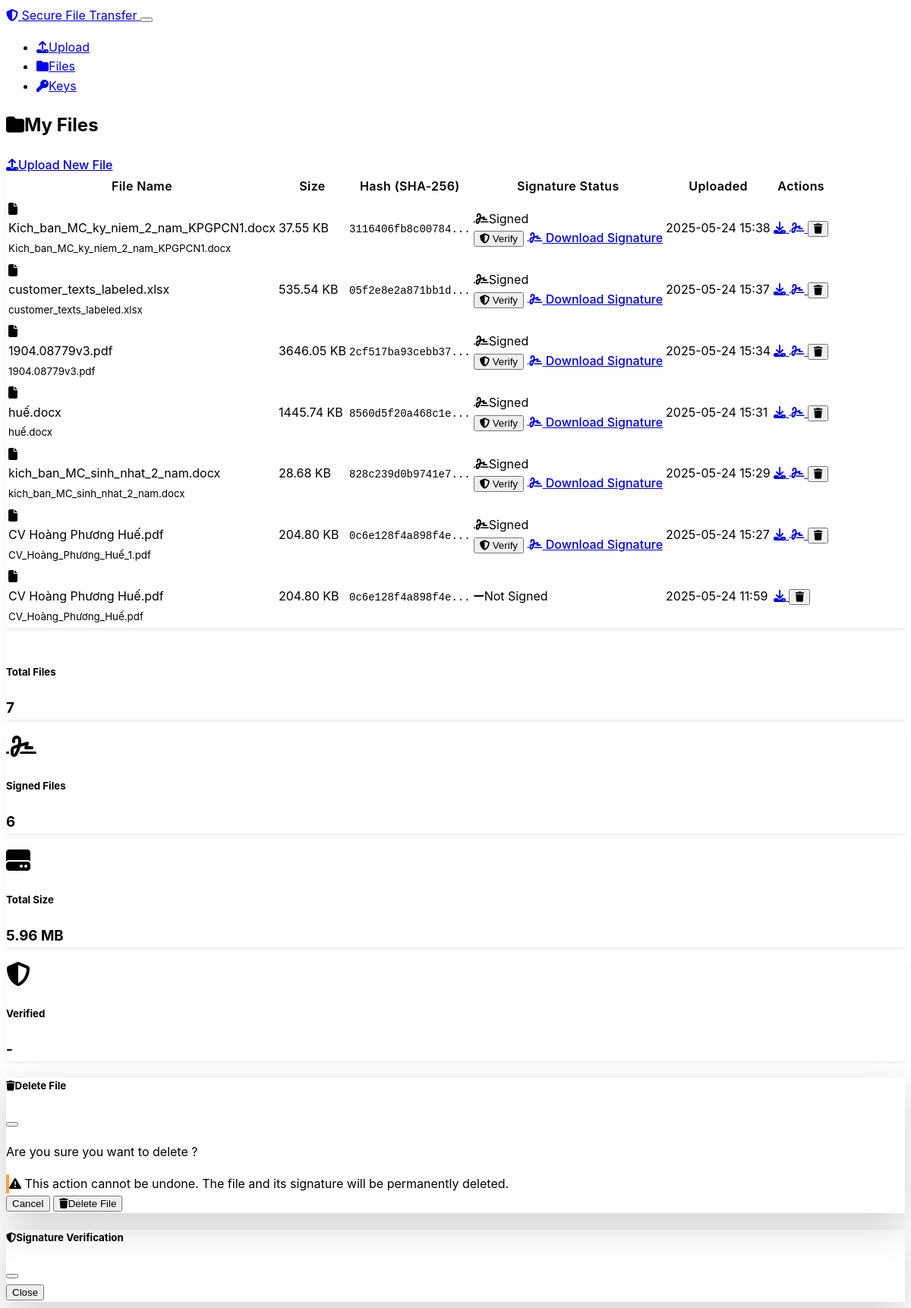
Before: /files with the older database file.
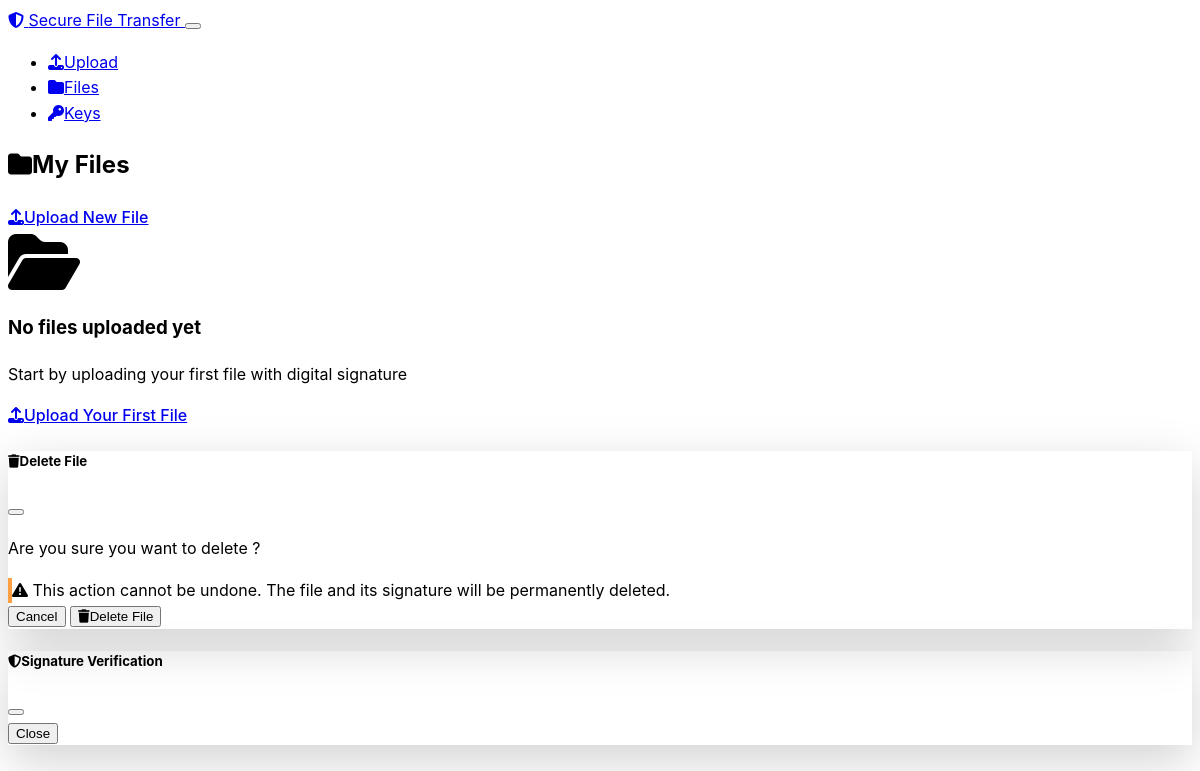
After: the same page with the newer database file.
### models.py (models this page shows, shortened)
class FileRecord(db.Model):
    id = db.Column(db.Integer, primary_key=True)
    filename = db.Column(db.String(255), nullable=False)
    original_filename = db.Column(db.String(255), nullable=False)
    file_path = db.Column(db.String(500), nullable=False)
    file_size = db.Column(db.Integer, nullable=False)
    file_hash = db.Column(db.String(64), nullable=False)  # SHA-256 hash
    signature = db.Column(Text, nullable=True)  # RSA signature
    signature_verified = db.Column(db.Boolean, default=False)
    uploaded_at = db.Column(db.DateTime, default=datetime.utcnow)
    user_id = db.Column(db.Integer, db.ForeignKey('user.id'), nullable=False)

### routes.py (the view)
@app.route('/files')
def files():
    user = User.query.first()
    if not user:
        user = User(username='default_user')
        db.session.add(user)
        db.session.commit()
    user_files = FileRecord.query.filter_by(user_id=user.id).order_by(FileRecord.uploaded_at.desc()).all()
    if not user.private_key or not user.public_key:
        flash('Bạn chưa có khóa RSA. Vui lòng tạo khóa để ký số các file.', 'warning')
    return render_template('files.html', user=user, files=user_files)

### templates/files.html (shortened to what this page needs)
{% extends "base.html" %}
{% block content %}
<div class="d-flex justify-content-between align-items-center mb-4">
    <h2>
        <i class="fas fa-folder me-2"></i>My Files
    </h2>
    <a href="{{ url_for('upload_page') }}" class="btn btn-primary">
        <i class="fas fa-upload me-1"></i>Upload New File
    </a>
</div>
{% if files %}
<div class="card">
    <div class="card-body">
        <div class="table-responsive">
            <table class="table table-hover">
                <thead>
                    <tr>
                        <th>File Name</th>
                        <th>Size</th>
                        <th>Hash (SHA-256)</th>
                        <th>Signature Status</th>
                        <th>Uploaded</th>
                        <th>Actions</th>
                    </tr>
                </thead>
                <tbody>
                    {% for file in files %}
                    <tr id="file-row-{{ file.id }}">
                        <td>
                            <div class="d-flex align-items-center">
                                <i class="fas fa-file me-2"></i>
                                <div>
                                    <div class="fw-bold">{{ file.original_filename }}</div>
                                    <small class="text-muted">{{ file.filename }}</small>
                                </div>
                            </div>
                        </td>
                        <td>{{ "%.2f"|format(file.file_size / 1024) }} KB</td>
                        <td>
                            <small class="font-monospace text-muted">
                                {{ file.file_hash[:16] }}...
                            </small>
                        </td>
                        <td>
                            <div id="signature-status-{{ file.id }}">
                                {% if file.signature %}
                                    <span class="badge bg-success">
                                        <i class="fas fa-signature me-1"></i>Signed
                                    </span>
                                    <div class="btn-group ms-1">
                                        <button class="btn btn-sm btn-outline-info" onclick="verifySignature({{ file.id }})">
                                            <i class="fas fa-shield-alt"></i> Verify
                                        </button>
                                        <a href="{{ url_for('download_signature', file_id=file.id) }}" class="btn btn-sm btn-outline-success">
                                            <i class="fas fa-signature"></i> Download Signature
                                        </a>
                                    </div>
                                {% else %}
                                    <span class="badge bg-secondary">
                                        <i class="fas fa-minus me-1"></i>Not Signed
                                    </span>
                                {% endif %}
                            </div>
                        </td>
                        <td>{{ file.uploaded_at.strftime('%Y-%m-%d %H:%M') }}</td>
                        <td>
                            <div class="btn-group" role="group">
                                <a href="{{ url_for('download_file', file_id=file.id) }}"
                                   class="btn btn-sm btn-outline-primary"
                                   title="Download File">
                                    <i class="fas fa-download"></i>
                                </a>
                                {% if file.signature %}
                                <a href="{{ url_for('download_signature', file_id=file.id) }}"
                                   class="btn btn-sm btn-outline-success"
                                   title="Download Signature">
                                    <i class="fas fa-signature"></i>
                                </a>
                                {% endif %}
                                <button class="btn btn-sm btn-outline-danger"
                                        onclick="deleteFile({{ file.id }}, '{{ file.original_filename }}')"
                                        title="Delete">
                                    <i class="fas fa-trash"></i>
                                </button>
                            </div>
                        </td>
                    </tr>
                    {% endfor %}
                </tbody>
            </table>
        </div>
    </div>
</div>
<div class="row mt-4">
    <div class="col-md-3">
        <div class="card text-center">
            <div class="card-body">
                <h5>Total Files</h5>
                <h3 class="text-primary">{{ files|length }}</h3>
            </div>
        </div>
    </div>
    <div class="col-md-3">
        <div class="card text-center">
            <div class="card-body">
                <i class="fas fa-signature fa-2x text-success mb-2"></i>
                <h5>Signed Files</h5>
                <h3 class="text-success">{{ files|selectattr('signature')|list|length }}</h3>
            </div>
        </div>
    </div>
    <div class="col-md-3">
        <div class="card text-center">
            <div class="card-body">
                <i class="fas fa-hdd fa-2x text-info mb-2"></i>
                <h5>Total Size</h5>
                <h3 class="text-info">{{ "%.2f"|format(files|sum(attribute='file_size') / 1024 / 1024) }} MB</h3>
            </div>
        </div>
    </div>
    <div class="col-md-3">
        <div class="card text-center">
            <div class="card-body">
                <i class="fas fa-shield-alt fa-2x text-warning mb-2"></i>
                <h5>Verified</h5>
                <h3 class="text-warning">-</h3>
            </div>
        </div>
    </div>
</div>
{% else %}
<div class="text-center py-5">
    <i class="fas fa-folder-open fa-4x text-muted mb-4"></i>
    <h3 class="text-muted">No files uploaded yet</h3>
    <p class="text-muted mb-4">Start by uploading your first file with digital signature</p>
    <a href="{{ url_for('upload_page') }}" class="btn btn-primary btn-lg">
        <i class="fas fa-upload me-2"></i>Upload Your First File
    </a>
</div>
{% endif %}
<div class="modal fade" id="deleteModal" tabindex="-1">
    <div class="modal-dialog">
        <div class="modal-content">
            <div class="modal-header">
                <h5 class="modal-title">
                    <i class="fas fa-trash me-2"></i>Delete File
                </h5>
                <button type="button" class="btn-close" data-bs-dismiss="modal"></button>
            </div>
            <div class="modal-body">
                <p>Are you sure you want to delete <strong id="deleteFileName"></strong>?</p>
                <div class="alert alert-warning">
                    <i class="fas fa-exclamation-triangle me-2"></i>
                    This action cannot be undone. The file and its signature will be permanently deleted.
                </div>
            </div>
            <div class="modal-footer">
                <button type="button" class="btn btn-secondary" data-bs-dismiss="modal">Cancel</button>
                <form id="deleteForm" method="POST" style="display: inline;">
                    <button type="submit" class="btn btn-danger">
                        <i class="fas fa-trash me-1"></i>Delete File
                    </button>
                </form>
            </div>
        </div>
    </div>
</div>
<div class="modal fade" id="verificationModal" tabindex="-1">
    <div class="modal-dialog">
        <div class="modal-content">
            <div class="modal-header">
                <h5 class="modal-title">
                    <i class="fas fa-shield-alt me-2"></i>Signature Verification
                </h5>
                <button type="button" class="btn-close" data-bs-dismiss="modal"></button>
            </div>
            <div class="modal-footer">
                <button type="button" class="btn btn-secondary" data-bs-dismiss="modal">Close</button>
            </div>
        </div>
    </div>
</div>
{% endblock %}

### templates/base.html (shortened to what this page needs)
<!DOCTYPE html>
<html lang="en" data-bs-theme="dark">
<head>
    <link href="https://cdn.replit.com/agent/bootstrap-agent-dark-theme.min.css" rel="stylesheet">
    <link rel="stylesheet" href="https://cdnjs.cloudflare.com/ajax/libs/font-awesome/6.4.0/css/all.min.css">
    <link rel="stylesheet" href="{{ url_for('static', filename='css/style.css') }}">
</head>
<body>
    <nav class="navbar navbar-expand-lg navbar-dark bg-dark">
        <div class="container">
            <a class="navbar-brand" href="{{ url_for('index') }}">
                <i class="fas fa-shield-alt me-2"></i>
                Secure File Transfer
            </a>
            <button class="navbar-toggler" type="button" data-bs-toggle="collapse" data-bs-target="#navbarNav">
            </button>
            <div class="collapse navbar-collapse" id="navbarNav">
                <ul class="navbar-nav me-auto">
                    <li class="nav-item">
                        <a class="nav-link" href="{{ url_for('upload_page') }}">
                            <i class="fas fa-upload me-1"></i>Upload
                        </a>
                    </li>
                    <li class="nav-item">
                        <a class="nav-link" href="{{ url_for('files') }}">
                            <i class="fas fa-folder me-1"></i>Files
                        </a>
                    </li>
                    <li class="nav-item">
                        <a class="nav-link" href="{{ url_for('keys') }}">
                            <i class="fas fa-key me-1"></i>Keys
                        </a>
                    </li>
                </ul>
            </div>
        </div>
    </nav>
    <main class="container my-4">
        {% block content %}{% endblock %}
    </main>
</body>
</html>

### static/css/style.css (style rules this page uses)
:root { --primary-color: 15 115 223; --success-color: 40 199 111; --warning-color: 255 159 67; --danger-color: 234 84 85; --info-color: 102 204 255; --dark-color: 45 55 75; --light-color: 248 249 250; }
body { font-family: -apple-system, BlinkMacSystemFont, 'Segoe UI', Roboto, sans-serif; line-height: 1.6; }
.container { animation: fadeIn 0.5s ease-in-out; }
.btn { font-weight: 500; transition: all 0.2s ease; }
.modal-content { border: none; box-shadow: 0 1rem 3rem rgba(0, 0, 0, 0.175); }
.modal-header { border-bottom: 1px solid var(--bs-border-color); }
.modal-footer { border-top: 1px solid var(--bs-border-color); }
.alert { border: none; border-left: 4px solid; }
.alert-warning { border-left-color: rgb(var(--warning-color)); }

Changed rows visible on the page:
removed FileRecord: original_filename "Kich_ban_MC_ky_niem_2_nam_KPGPCN1.docx", filename "Kich_ban_MC_ky_niem_2_nam_KPGPCN1.docx", file.file_size/1024 "37.55", file_hash "3116406fb8c00784", uploaded_at "2025-05-24 15:38"
removed FileRecord: original_filename "customer_texts_labeled.xlsx", filename "customer_texts_labeled.xlsx", file.file_size/1024 "535.54", file_hash "05f2e8e2a871bb1d", uploaded_at "2025-05-24 15:37"
removed FileRecord: original_filename "1904.08779v3.pdf", filename "1904.08779v3.pdf", file.file_size/1024 "3646.05", file_hash "2cf517ba93cebb37", uploaded_at "2025-05-24 15:34"
removed FileRecord: original_filename "huế.docx", filename "huế.docx", file.file_size/1024 "1445.74", file_hash "8560d5f20a468c1e", uploaded_at "2025-05-24 15:31"
removed FileRecord: original_filename "kich_ban_MC_sinh_nhat_2_nam.docx", filename "kich_ban_MC_sinh_nhat_2_nam.docx", file.file_size/1024 "28.68", file_hash "828c239d0b9741e7", uploaded_at "2025-05-24 15:29"
removed FileRecord: original_filename "CV Hoàng Phương Huế.pdf", filename "CV_Hoàng_Phương_Huế_1.pdf", file.file_size/1024 "204.80", file_hash "0c6e128f4a898f4e", uploaded_at "2025-05-24 15:27"
removed FileRecord: original_filename "CV Hoàng Phương Huế.pdf", filename "CV_Hoàng_Phương_Huế.pdf", file.file_size/1024 "204.80", file_hash "0c6e128f4a898f4e", shows "Not Signed", uploaded_at "2025-05-24 11:59"
Other visible differences:
{{ files|length }}: "7" → (not shown)
{{ files|selectattr('signature')|list|length }}: "6" → (not shown)
{{ "%.2f"|format(files|sum(attribute='file_size') / 1024 / 1024) }}: "5.96" → (not shown)
text no longer shown: "File Name Size Hash (SHA-256) Signature Status Uploaded Actions Total Files Signed Files Total Size MB Verified -"
text now shown: "No files uploaded yet Start by uploading your first file with digital signature Upload Your First File"
